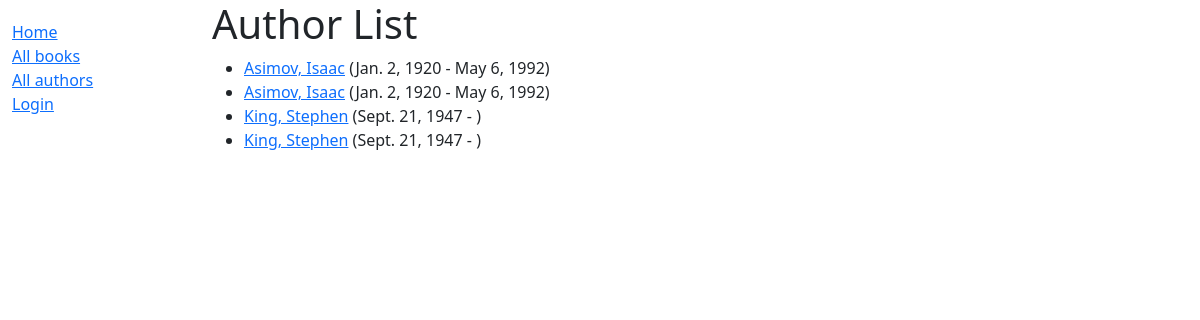
Screenshot of /catalog/authors/ with the database file from the repository.
### locallibrary/catalog/models.py (models this page shows)
class Author(models.Model):
    first_name = models.CharField(max_length=100)
    last_name = models.CharField(max_length=100)
    date_of_birth = models.DateField('birth', null=True, blank=True)
    date_of_death = models.DateField('died', null=True, blank=True)
    class Meta:
        ordering = ['last_name', 'first_name']
    def get_absolute_url(self):
        return reverse('author-detail', args=[str(self.id)])
    def __str__(self):
        return f'{self.last_name}, {self.first_name}'

### locallibrary/catalog/views.py (the view)
# urls.py: path('authors/', views.AuthorListView.as_view(), name='authors'),
class AuthorListView(generic.ListView):
    model = Author
    paginate_by = 10

### locallibrary/catalog/templates/catalog/author_list.html
{% extends "base_generic.html" %}
{% block content %}
  <h1>Author List</h1>
  {% if author_list %}
  <ul>
    {% for author in author_list %}
      <li>
        <a href="{{ author.get_absolute_url }}">{{ author }}</a> ({{author.date_of_birth}} - {% if author.date_of_death %}{{author.date_of_death}}{% endif %})
      </li>
    {% endfor %}
  </ul>
  {% else %}
    <p>There are no authors.</p>
  {% endif %}
{% endblock %}

### rows the page displays
Author: last_name+first_name "Asimov, Isaac", date_of_birth "Jan. 2, 1920", date_of_death "May 6, 1992"
Author: last_name+first_name "Asimov, Isaac", date_of_birth "Jan. 2, 1920", date_of_death "May 6, 1992"
Author: last_name+first_name "King, Stephen", date_of_birth "Sept. 21, 1947"
Author: last_name+first_name "King, Stephen", date_of_birth "Sept. 21, 1947"
